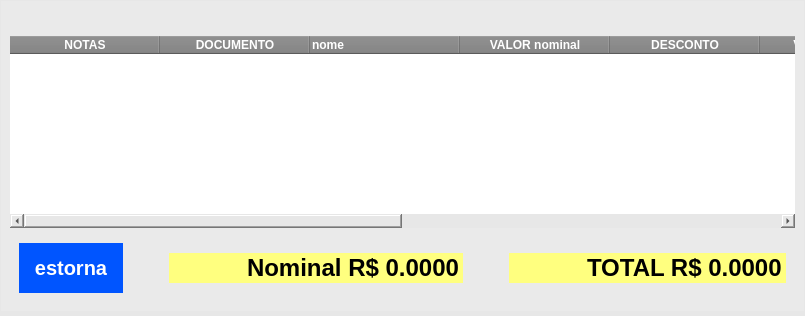
      <widget class="QWidget" name="recebidos">
       <attribute name="title">
        <string>recebidos</string>
       </attribute>
       <layout class="QVBoxLayout" name="verticalLayout_8">
        <property name="spacing">
         <number>0</number>
        </property>
        <property name="leftMargin">
         <number>0</number>
        </property>
        <property name="topMargin">
         <number>0</number>
        </property>
        <property name="rightMargin">
         <number>0</number>
        </property>
        <property name="bottomMargin">
         <number>0</number>
        </property>
        <item>
         <widget class="QWidget" name="wb_recebidos" native="true">
          <property name="minimumSize">
           <size>
            <width>0</width>
            <height>0</height>
           </size>
          </property>
          <property name="maximumSize">
           <size>
            <width>16777215</width>
            <height>16777215</height>
           </size>
          </property>
          <property name="styleSheet">
           <string notr="true">QWidget{
background-color: rgb(231, 231, 231);
border:0px solid blue;
text-transform: uppercase;
}
QPushButton{
	text-align:center;
	color:#fff;
	border:0px;
	
	font-size:20px;
	cursor: pointer;
	background-color: rgb(0, 85, 255);
padding:15px 15px;
}
QPushButton:hover{
background-color:#3668ff;
}
</string>
          </property>
          <layout class="QVBoxLayout" name="verticalLayout_6">
           <property name="spacing">
            <number>0</number>
           </property>
           <property name="leftMargin">
            <number>1</number>
           </property>
           <property name="topMargin">
            <number>1</number>
           </property>
           <property name="rightMargin">
            <number>1</number>
           </property>
           <property name="bottomMargin">
            <number>5</number>
           </property>
           <item>
            <widget class="QFrame" name="frame_14">
             <property name="styleSheet">
              <string notr="true">QFrame
{background: #eaeaea;
border: none
}

QLabel{
font-size: 12px;
font-family: &quot;Arial&quot;;
font-weight: bold;
color:black;
border: none;
}
QLineEdit{
background-color: rgb(255, 255, 127);
font-size: 24px;
font-family: &quot;Arial&quot;;
font-weight: bold;
color: rgb(0, 0, 0);
border:none;
border-bottom-left-radius:0px;
border-bottom-right-radius:0px;
border-top-left-radius:0px;
}
QLineEdit:focus{
	background-color: rgb(255, 255, 255);
}
QComboBox{
background-color: rgb(255, 255, 127);
border:1px solid;
border-bottom-left-radius:0px;
border-bottom-right-radius:0px;
border-top-left-radius:0px;
}
QDoubleSpinBox{
background-color: rgb(255, 255, 127);
font-size: 24px;
font-family: &quot;Arial&quot;;
font-weight: bold;
color: rgb(0, 0, 0);
border:none;
border-bottom-left-radius:0px;
border-bottom-right-radius:0px;
border-top-left-radius:0px;

}</string>
             </property>
             <property name="frameShape">
              <enum>QFrame::StyledPanel</enum>
             </property>
             <property name="frameShadow">
              <enum>QFrame::Raised</enum>
             </property>
             <layout class="QVBoxLayout" name="verticalLayout_7">
              <item>
               <widget class="QLabel" name="lb_nome">
                <property name="minimumSize">
                 <size>
                  <width>0</width>
                  <height>20</height>
                 </size>
                </property>
                <property name="styleSheet">
                 <string notr="true">border:none;</string>
                </property>
                <property name="text">
                 <string/>
                </property>
               </widget>
              </item>
              <item>
               <widget class="QTableWidget" name="tab_recebidos">
                <property name="palette">
                 <palette>
                  <active>
                   <colorrole role="Button">
                    <brush brushstyle="SolidPattern">
                     <color alpha="255">
                      <red>255</red>
                      <green>255</green>
                      <blue>255</blue>
                     </color>
                    </brush>
                   </colorrole>
                   <colorrole role="Light">
                    <brush brushstyle="SolidPattern">
                     <color alpha="255">
                      <red>255</red>
                      <green>255</green>
                      <blue>255</blue>
                     </color>
                    </brush>
                   </colorrole>
                   <colorrole role="Base">
                    <brush brushstyle="SolidPattern">
                     <color alpha="255">
                      <red>255</red>
                      <green>255</green>
                      <blue>255</blue>
                     </color>
                    </brush>
                   </colorrole>
                   <colorrole role="Window">
                    <brush brushstyle="SolidPattern">
                     <color alpha="255">
                      <red>255</red>
                      <green>255</green>
                      <blue>255</blue>
                     </color>
                    </brush>
                   </colorrole>
                   <colorrole role="HighlightedText">
                    <brush brushstyle="SolidPattern">
                     <color alpha="255">
                      <red>255</red>
                      <green>255</green>
                      <blue>255</blue>
                     </color>
                    </brush>
                   </colorrole>
                   <colorrole role="AlternateBase">
                    <brush brushstyle="SolidPattern">
                     <color alpha="255">
                      <red>85</red>
                      <green>170</green>
                      <blue>255</blue>
                     </color>
                    </brush>
                   </colorrole>
                  </active>
                  <inactive>
                   <colorrole role="Button">
                    <brush brushstyle="SolidPattern">
                     <color alpha="255">
                      <red>255</red>
                      <green>255</green>
                      <blue>255</blue>
                     </color>
                    </brush>
                   </colorrole>
                   <colorrole role="Light">
                    <brush brushstyle="SolidPattern">
                     <color alpha="255">
                      <red>255</red>
                      <green>255</green>
                      <blue>255</blue>
                     </color>
                    </brush>
                   </colorrole>
                   <colorrole role="Base">
                    <brush brushstyle="SolidPattern">
                     <color alpha="255">
                      <red>255</red>
                      <green>255</green>
                      <blue>255</blue>
                     </color>
                    </brush>
                   </colorrole>
                   <colorrole role="Window">
                    <brush brushstyle="SolidPattern">
                     <color alpha="255">
                      <red>255</red>
                      <green>255</green>
                      <blue>255</blue>
                     </color>
                    </brush>
                   </colorrole>
                   <colorrole role="HighlightedText">
                    <brush brushstyle="SolidPattern">
                     <color alpha="255">
                      <red>255</red>
                      <green>255</green>
                      <blue>255</blue>
                     </color>
                    </brush>
                   </colorrole>
                   <colorrole role="AlternateBase">
                    <brush brushstyle="SolidPattern">
                     <color alpha="255">
                      <red>85</red>
                      <green>170</green>
                      <blue>255</blue>
                     </color>
                    </brush>
                   </colorrole>
                  </inactive>
                  <disabled>
                   <colorrole role="Button">
                    <brush brushstyle="SolidPattern">
                     <color alpha="255">
                      <red>255</red>
                      <green>255</green>
                      <blue>255</blue>
                     </color>
                    </brush>
                   </colorrole>
                   <colorrole role="Light">
                    <brush brushstyle="SolidPattern">
                     <color alpha="255">
                      <red>255</red>
                      <green>255</green>
                      <blue>255</blue>
                     </color>
                    </brush>
                   </colorrole>
                   <colorrole role="Base">
                    <brush brushstyle="SolidPattern">
                     <color alpha="255">
                      <red>255</red>
                      <green>255</green>
                      <blue>255</blue>
                     </color>
                    </brush>
                   </colorrole>
                   <colorrole role="Window">
                    <brush brushstyle="SolidPattern">
                     <color alpha="255">
                      <red>255</red>
                      <green>255</green>
                      <blue>255</blue>
                     </color>
                    </brush>
                   </colorrole>
                   <colorrole role="HighlightedText">
                    <brush brushstyle="SolidPattern">
                     <color alpha="255">
                      <red>255</red>
                      <green>255</green>
                      <blue>255</blue>
                     </color>
                    </brush>
                   </colorrole>
                   <colorrole role="AlternateBase">
                    <brush brushstyle="SolidPattern">
                     <color alpha="255">
                      <red>85</red>
                      <green>170</green>
                      <blue>255</blue>
                     </color>
                    </brush>
                   </colorrole>
                  </disabled>
                 </palette>
                </property>
                <property name="contextMenuPolicy">
                 <enum>Qt::ActionsContextMenu</enum>
                </property>
                <property name="styleSheet">
                 <string notr="true">QTableWidget {
  background-color: white;
	font: 12pt &quot;MS Shell Dlg 2&quot;;
}

QTableWidget QHeaderView::section {
  background-color: gray;
  color: white;
  font-weight: bold;
}

QTableWidget::item {
  border: 0px solid black;
border-bottom:1px solid;

}

QTableWidget::item:selected {
  background-color: blue;
  color: white;
}
</string>
                </property>
                <property name="editTriggers">
                 <set>QAbstractItemView::NoEditTriggers</set>
                </property>
                <property name="tabKeyNavigation">
                 <bool>false</bool>
                </property>
                <property name="showDropIndicator" stdset="0">
                 <bool>true</bool>
                </property>
                <property name="dragDropOverwriteMode">
                 <bool>false</bool>
                </property>
                <property name="alternatingRowColors">
                 <bool>false</bool>
                </property>
                <property name="selectionMode">
                 <enum>QAbstractItemView::SingleSelection</enum>
                </property>
                <property name="selectionBehavior">
                 <enum>QAbstractItemView::SelectRows</enum>
                </property>
                <property name="showGrid">
                 <bool>false</bool>
                </property>
                <property name="gridStyle">
                 <enum>Qt::SolidLine</enum>
                </property>
                <attribute name="horizontalHeaderDefaultSectionSize">
                 <number>150</number>
                </attribute>
                <attribute name="horizontalHeaderHighlightSections">
                 <bool>false</bool>
                </attribute>
                <attribute name="horizontalHeaderStretchLastSection">
                 <bool>false</bool>
                </attribute>
                <attribute name="verticalHeaderVisible">
                 <bool>false</bool>
                </attribute>
                <column>
                 <property name="text">
                  <string>NOTAS</string>
                 </property>
                </column>
                <column>
                 <property name="text">
                  <string>DOCUMENTO</string>
                 </property>
                </column>
                <column>
                 <property name="text">
                  <string>nome</string>
                 </property>
                 <property name="textAlignment">
                  <set>AlignLeading|AlignVCenter</set>
                 </property>
                </column>
                <column>
                 <property name="text">
                  <string>VALOR nominal</string>
                 </property>
                </column>
                <column>
                 <property name="text">
                  <string>DESCONTO</string>
                 </property>
                </column>
                <column>
                 <property name="text">
                  <string>VALOR TOTAL</string>
                 </property>
                </column>
                <column>
                 <property name="text">
                  <string>parcela</string>
                 </property>
                </column>
                <column>
                 <property name="text">
                  <string>data emissao</string>
                 </property>
                </column>
                <column>
                 <property name="text">
                  <string>data vencimento</string>
                 </property>
                </column>
                <column>
                 <property name="text">
                  <string>data baixa</string>
                 </property>
                </column>
               </widget>
              </item>
              <item>
               <widget class="QFrame" name="frame_3">
                <property name="frameShape">
                 <enum>QFrame::StyledPanel</enum>
                </property>
                <property name="frameShadow">
                 <enum>QFrame::Raised</enum>
                </property>
                <layout class="QHBoxLayout" name="horizontalLayout_6">
                 <item>
                  <widget class="QPushButton" name="bt_SalvarPagamento_2">
                   <property name="minimumSize">
                    <size>
                     <width>0</width>
                     <height>50</height>
                    </size>
                   </property>
                   <property name="font">
                    <font>
                     <pointsize>-1</pointsize>
                     <bold>true</bold>
                    </font>
                   </property>
                   <property name="cursor">
                    <cursorShape>PointingHandCursor</cursorShape>
                   </property>
                   <property name="focusPolicy">
                    <enum>Qt::NoFocus</enum>
                   </property>
                   <property name="contextMenuPolicy">
                    <enum>Qt::NoContextMenu</enum>
                   </property>
                   <property name="styleSheet">
                    <string notr="true"/>
                   </property>
                   <property name="text">
                    <string>estorna</string>
                   </property>
                   <property name="iconSize">
                    <size>
                     <width>75</width>
                     <height>35</height>
                    </size>
                   </property>
                   <property name="shortcut">
                    <string>F2</string>
                   </property>
                  </widget>
                 </item>
                 <item>
                  <spacer name="horizontalSpacer_2">
                   <property name="orientation">
                    <enum>Qt::Horizontal</enum>
                   </property>
                   <property name="sizeHint" stdset="0">
                    <size>
                     <width>40</width>
                     <height>20</height>
                    </size>
                   </property>
                  </spacer>
                 </item>
                 <item>
                  <widget class="QDoubleSpinBox" name="db_Nominmal">
                   <property name="minimumSize">
                    <size>
                     <width>100</width>
                     <height>20</height>
                    </size>
                   </property>
                   <property name="focusPolicy">
                    <enum>Qt::NoFocus</enum>
                   </property>
                   <property name="styleSheet">
                    <string notr="true">background-color: rgb(255, 255, 127);
font: 12pt &quot;Segoe UI&quot;;</string>
                   </property>
                   <property name="alignment">
                    <set>Qt::AlignRight|Qt::AlignTrailing|Qt::AlignVCenter</set>
                   </property>
                   <property name="buttonSymbols">
                    <enum>QAbstractSpinBox::NoButtons</enum>
                   </property>
                   <property name="showGroupSeparator" stdset="0">
                    <bool>true</bool>
                   </property>
                   <property name="prefix">
                    <string>Nominal R$ </string>
                   </property>
                   <property name="decimals">
                    <number>4</number>
                   </property>
                   <property name="minimum">
                    <double>0.000000000000000</double>
                   </property>
                   <property name="maximum">
                    <double>10000000000000000000.000000000000000</double>
                   </property>
                   <property name="value">
                    <double>0.000000000000000</double>
                   </property>
                  </widget>
                 </item>
                 <item>
                  <spacer name="horizontalSpacer_3">
                   <property name="orientation">
                    <enum>Qt::Horizontal</enum>
                   </property>
                   <property name="sizeHint" stdset="0">
                    <size>
                     <width>40</width>
                     <height>20</height>
                    </size>
                   </property>
                  </spacer>
                 </item>
                 <item>
                  <widget class="QDoubleSpinBox" name="tx_valorTotalparcela_2">
                   <property name="minimumSize">
                    <size>
                     <width>100</width>
                     <height>20</height>
                    </size>
                   </property>
                   <property name="maximumSize">
                    <size>
                     <width>380</width>
                     <height>16777215</height>
                    </size>
                   </property>
                   <property name="focusPolicy">
                    <enum>Qt::NoFocus</enum>
                   </property>
                   <property name="styleSheet">
                    <string notr="true">background-color: rgb(255, 255, 127);
font: 12pt &quot;Segoe UI&quot;;</string>
                   </property>
                   <property name="alignment">
                    <set>Qt::AlignRight|Qt::AlignTrailing|Qt::AlignVCenter</set>
                   </property>
                   <property name="buttonSymbols">
                    <enum>QAbstractSpinBox::NoButtons</enum>
                   </property>
                   <property name="showGroupSeparator" stdset="0">
                    <bool>true</bool>
                   </property>
                   <property name="prefix">
                    <string>TOTAL R$ </string>
                   </property>
                   <property name="decimals">
                    <number>4</number>
                   </property>
                   <property name="maximum">
                    <double>1000000000000000000.000000000000000</double>
                   </property>
                  </widget>
                 </item>
                </layout>
               </widget>
              </item>
             </layout>
            </widget>
           </item>
          </layout>
         </widget>
        </item>
       </layout>
      </widget>
